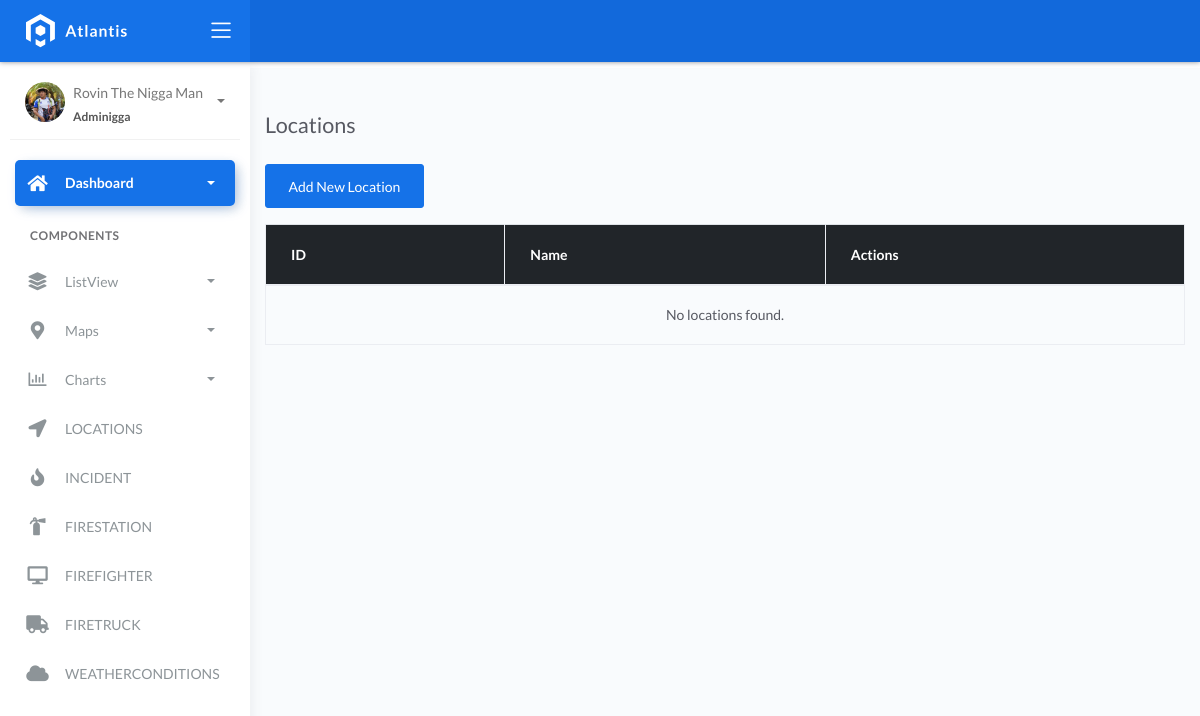
Before: /locations_list/ with the older database file.
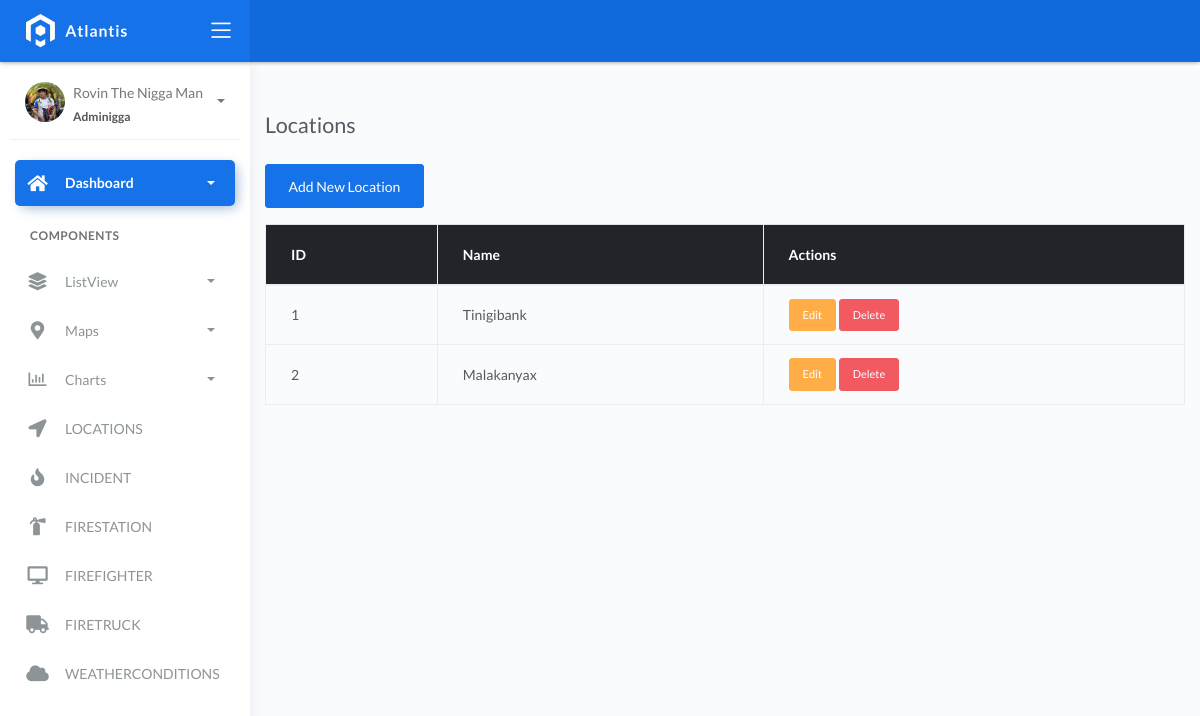
After: the same page with the newer database file.
### fire/models.py (models this page shows, shortened)
class BaseModel(models.Model):
    created_at = models.DateTimeField(auto_now_add=True, db_index=True)
    updated_at = models.DateTimeField(auto_now=True)
    class Meta:
        abstract = True

class Locations(BaseModel):
    name = models.CharField(max_length=150)
    latitude = models.DecimalField(
        max_digits=22, decimal_places=16, null=True, blank=True)
    longitude = models.DecimalField(
        max_digits=22, decimal_places=16, null=True, blank=True)
    address = models.CharField(max_length=150)
    city = models.CharField(max_length=150)  # can be in separate table
    country = models.CharField(max_length=150)  # can be in separate table

### fire/views.py (the view)
# urls.py: path('locations_list/', LocationsListView.as_view(), name='locations-list'),
class LocationsListView(ListView):
    model = Locations
    template_name = 'locations_list.html'
    context_object_name = 'locations'

### templates/locations_list.html
{% extends 'base.html' %}
{% block content %}
<div class="container mt-5">
    <h2 class="mb-4">Locations</h2>
    <a href="{% url 'locations-add' %}" class="btn btn-primary mb-3">Add New Location</a>
    <table class="table table-bordered table-hover">
        <thead class="table-dark">
            <tr>
                <th>ID</th>
                <th>Name</th>
                <th>Actions</th>
            </tr>
        </thead>
        <tbody>
            {% for location in locations %}
            <tr>
                <td>{{ location.id }}</td>
                <td>{{ location.name }}</td>
                <td>
                    <a href="{% url 'locations-update' location.pk %}" class="btn btn-sm btn-warning">Edit</a>
                    <a href="{% url 'locations-delete' location.pk %}" class="btn btn-sm btn-danger">Delete</a>
                </td>
            </tr>
            {% empty %}
            <tr>
                <td colspan="3" class="text-center">No locations found.</td>
            </tr>
            {% endfor %}
        </tbody>
    </table>
</div>
{% endblock %}

Changed rows visible on the page:
added Locations: id "1", name "Tinigibank"
added Locations: id "2", name "Malakanyax"
Other visible differences:
text no longer shown: "No locations found."
